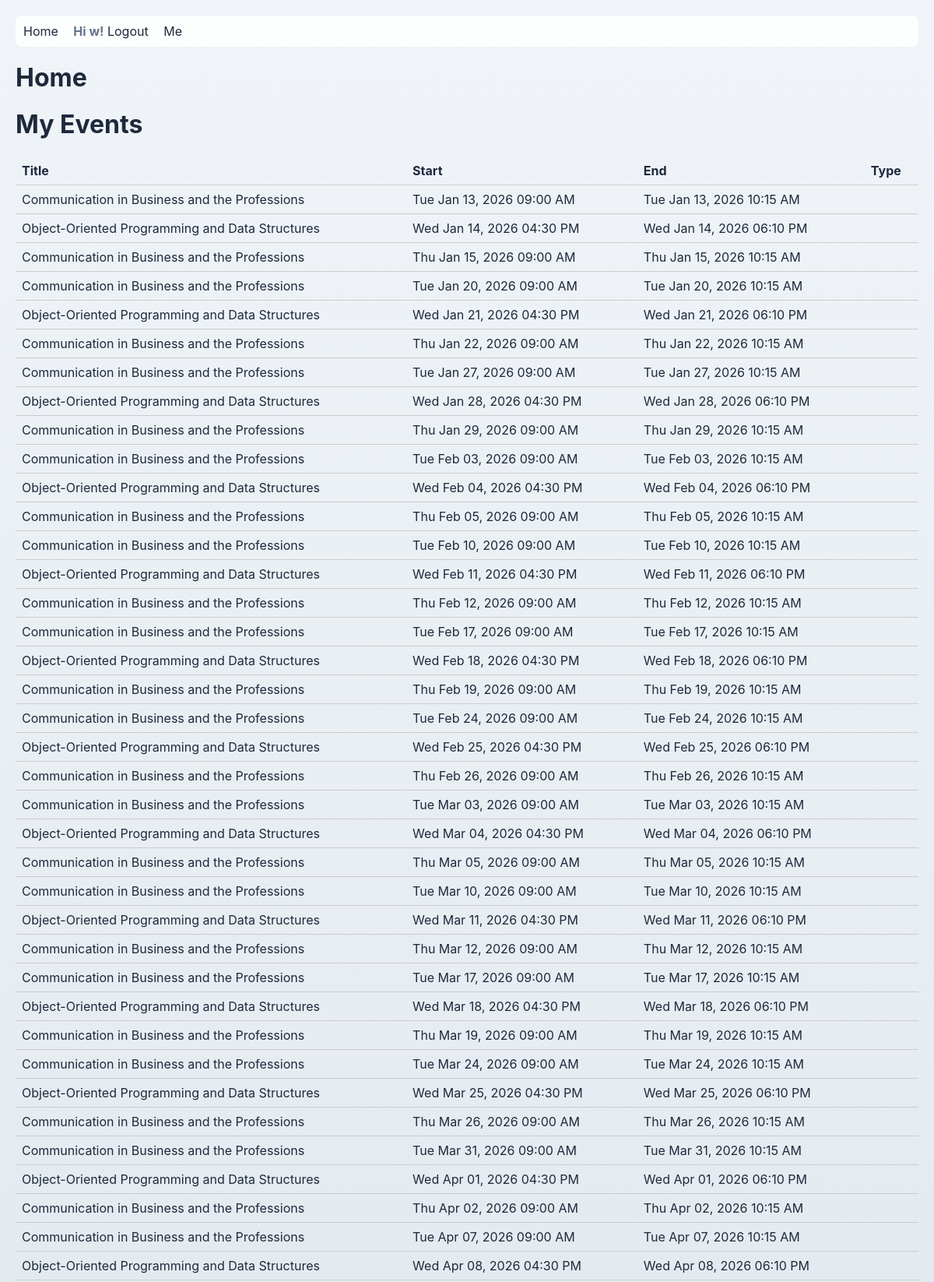
/ (signed in, upper part), run on the app's committed database.
### models.py (models this page shows, shortened)
class User(db.Model, UserMixin):
    __tablename__ = "users"
    id = db.Column(db.Integer, primary_key=True, autoincrement=True)
    first_name = db.Column(db.String(25), nullable=False)
    last_name = db.Column(db.String(50), nullable=False)
    password_hash = db.Column(db.String(255), nullable=False)
    saved_sections = db.relationship(
        "UserCourse", back_populates="user", cascade="all, delete-orphan"
    )

class Event(db.Model):
    __tablename__ = "events"
    id = db.Column(db.Integer, primary_key=True)
    user_id = db.Column(db.Integer, db.ForeignKey("users.id"), nullable=False)
    title = db.Column(db.String(255), nullable=False)
    start = db.Column(db.DateTime, nullable=False)
    end = db.Column(db.DateTime, nullable=False)
    user_course_id = db.Column(
        db.Integer,
        db.ForeignKey("user_courses.id", ondelete="CASCADE"),
        nullable=True,
    )
    user_course = db.relationship("UserCourse", back_populates="events")
    user = db.relationship("User", backref="events")

### app.py (the view)
@app.route('/', methods=['GET'])
def index():
    events = None
    if current_user.is_authenticated:
        events = (
            models.Event.query
            .filter_by(user_id=current_user.id)
            .order_by(models.Event.start)
            .all()
        )
    return render_template('index.html', events=events)

### app.py (called while the page is built)
@login_manager.user_loader
def load_user(user_id):
    return models.User.query.get(int(user_id))

### templates/index.html (shortened to what this page needs)
{% extends "base.html" %}
{% block content %}
<h1>Home</h1>
<h1>My Events</h1>
{% if events %}
<table>
  <thead>
    <tr>
      <th>Title</th>
      <th>Start</th>
      <th>End</th>
      <th>Type</th>
    </tr>
  </thead>
  <tbody>
    {% for e in events %}
    <tr>
      <td>
        {{ e.title }}
      </td>
      <td>
        {{ e.start.strftime("%a %b %d, %Y %I:%M %p") }}
      </td>
      <td>
        {{ e.end.strftime("%a %b %d, %Y %I:%M %p") }}
      </td>
      <td>
      </td>
    </tr>
    {% endfor %}
  </tbody>
</table>
{% else %}
<p>
  No events found.
</p>
{% endif %}
{% endblock %}

### templates/base.html (shortened to what this page needs)
<!DOCTYPE html>
<html lang="en">
<head>
    <link rel="stylesheet" href="{{ url_for('static', filename='css/shared.css') }}">
</head>
<body>
<header>
    <nav>
        <a href="{{ url_for('index') }}">Home</a>
        {% if current_user.is_authenticated %}
            <span class="account-label">Hi {{ current_user.first_name }}!</span>
            <a href="{{ url_for('logout') }}">Logout</a>
            <a href="{{ url_for('me') }}">Me</a>
        {% else %}
            <a href="{{ url_for('login') }}">Login</a>
            <a href="{{ url_for('register') }}">Register</a>
        {% endif %}
    </nav>
</header>
<main>
    {% block content %}{% endblock %}
</main>
</body>
</html>

### static/css/shared.css (style rules this page uses)
:root { --bg: #f0f4f8; --muted: #64748b; --text-color: #1e293b; }
body { font-family: Inter, ui-sans-serif, system-ui, -apple-system, "Segoe UI", Roboto, "Helvetica Neue", Arial; background: linear-gradient(180deg, var(--bg) 0%, #e1e8ed 100%); color: var(--text-color); margin: 0; padding: 20px; }
header { background: rgba(255,255,255,0.9); padding: 10px; border-radius: 8px; margin-bottom: 20px; }
nav a { margin-right: 15px; text-decoration: none; color: var(--text-color); }
.account-label { font-weight: bold; color: var(--muted); }
table { width: 100%; border-collapse: collapse; margin-top: 16px; }
th, td { text-align: left; padding: 8px; border-bottom: 1px solid #ccc; }
h1, h2 { margin-top: 0; }

### data on the page
User: first_name "w"
Event: title "Communication in Business and the Professions", start "Tue Jan 13, 2026 09:00 AM", end "Tue Jan 13, 2026 10:15 AM"
Event: title "Object-Oriented Programming and Data Structures", start "Wed Jan 14, 2026 04:30 PM", end "Wed Jan 14, 2026 06:10 PM"
Event: title "Communication in Business and the Professions", start "Thu Jan 15, 2026 09:00 AM", end "Thu Jan 15, 2026 10:15 AM"
Event: title "Communication in Business and the Professions", start "Tue Jan 20, 2026 09:00 AM", end "Tue Jan 20, 2026 10:15 AM"
Event: title "Object-Oriented Programming and Data Structures", start "Wed Jan 21, 2026 04:30 PM", end "Wed Jan 21, 2026 06:10 PM"
Event: title "Communication in Business and the Professions", start "Thu Jan 22, 2026 09:00 AM", end "Thu Jan 22, 2026 10:15 AM"
Event: title "Communication in Business and the Professions", start "Tue Jan 27, 2026 09:00 AM", end "Tue Jan 27, 2026 10:15 AM"
Event: title "Object-Oriented Programming and Data Structures", start "Wed Jan 28, 2026 04:30 PM", end "Wed Jan 28, 2026 06:10 PM"
Event: title "Communication in Business and the Professions", start "Thu Jan 29, 2026 09:00 AM", end "Thu Jan 29, 2026 10:15 AM"
Event: title "Communication in Business and the Professions", start "Tue Feb 03, 2026 09:00 AM", end "Tue Feb 03, 2026 10:15 AM"
Event: title "Object-Oriented Programming and Data Structures", start "Wed Feb 04, 2026 04:30 PM", end "Wed Feb 04, 2026 06:10 PM"
Event: title "Communication in Business and the Professions", start "Thu Feb 05, 2026 09:00 AM", end "Thu Feb 05, 2026 10:15 AM"
Event: title "Communication in Business and the Professions", start "Tue Feb 10, 2026 09:00 AM", end "Tue Feb 10, 2026 10:15 AM"
Event: title "Object-Oriented Programming and Data Structures", start "Wed Feb 11, 2026 04:30 PM", end "Wed Feb 11, 2026 06:10 PM"
Event: title "Communication in Business and the Professions", start "Thu Feb 12, 2026 09:00 AM", end "Thu Feb 12, 2026 10:15 AM"
Event: title "Communication in Business and the Professions", start "Tue Feb 17, 2026 09:00 AM", end "Tue Feb 17, 2026 10:15 AM"
Event: title "Object-Oriented Programming and Data Structures", start "Wed Feb 18, 2026 04:30 PM", end "Wed Feb 18, 2026 06:10 PM"
Event: title "Communication in Business and the Professions", start "Thu Feb 19, 2026 09:00 AM", end "Thu Feb 19, 2026 10:15 AM"
Event: title "Communication in Business and the Professions", start "Tue Feb 24, 2026 09:00 AM", end "Tue Feb 24, 2026 10:15 AM"
Event: title "Object-Oriented Programming and Data Structures", start "Wed Feb 25, 2026 04:30 PM", end "Wed Feb 25, 2026 06:10 PM"
Event: title "Communication in Business and the Professions", start "Thu Feb 26, 2026 09:00 AM", end "Thu Feb 26, 2026 10:15 AM"
Event: title "Communication in Business and the Professions", start "Tue Mar 03, 2026 09:00 AM", end "Tue Mar 03, 2026 10:15 AM"
Event: title "Object-Oriented Programming and Data Structures", start "Wed Mar 04, 2026 04:30 PM", end "Wed Mar 04, 2026 06:10 PM"
Event: title "Communication in Business and the Professions", start "Thu Mar 05, 2026 09:00 AM", end "Thu Mar 05, 2026 10:15 AM"
Event: title "Communication in Business and the Professions", start "Tue Mar 10, 2026 09:00 AM", end "Tue Mar 10, 2026 10:15 AM"
Event: title "Object-Oriented Programming and Data Structures", start "Wed Mar 11, 2026 04:30 PM", end "Wed Mar 11, 2026 06:10 PM"
Event: title "Communication in Business and the Professions", start "Thu Mar 12, 2026 09:00 AM", end "Thu Mar 12, 2026 10:15 AM"
Event: title "Communication in Business and the Professions", start "Tue Mar 17, 2026 09:00 AM", end "Tue Mar 17, 2026 10:15 AM"
Event: title "Object-Oriented Programming and Data Structures", start "Wed Mar 18, 2026 04:30 PM", end "Wed Mar 18, 2026 06:10 PM"
Event: title "Communication in Business and the Professions", start "Thu Mar 19, 2026 09:00 AM", end "Thu Mar 19, 2026 10:15 AM"
Event: title "Communication in Business and the Professions", start "Tue Mar 24, 2026 09:00 AM", end "Tue Mar 24, 2026 10:15 AM"
Event: title "Object-Oriented Programming and Data Structures", start "Wed Mar 25, 2026 04:30 PM", end "Wed Mar 25, 2026 06:10 PM"
Event: title "Communication in Business and the Professions", start "Thu Mar 26, 2026 09:00 AM", end "Thu Mar 26, 2026 10:15 AM"
Event: title "Communication in Business and the Professions", start "Tue Mar 31, 2026 09:00 AM", end "Tue Mar 31, 2026 10:15 AM"
Event: title "Object-Oriented Programming and Data Structures", start "Wed Apr 01, 2026 04:30 PM", end "Wed Apr 01, 2026 06:10 PM"
Event: title "Communication in Business and the Professions", start "Thu Apr 02, 2026 09:00 AM", end "Thu Apr 02, 2026 10:15 AM"
Event: title "Communication in Business and the Professions", start "Tue Apr 07, 2026 09:00 AM", end "Tue Apr 07, 2026 10:15 AM"
Event: title "Object-Oriented Programming and Data Structures", start "Wed Apr 08, 2026 04:30 PM", end "Wed Apr 08, 2026 06:10 PM"
